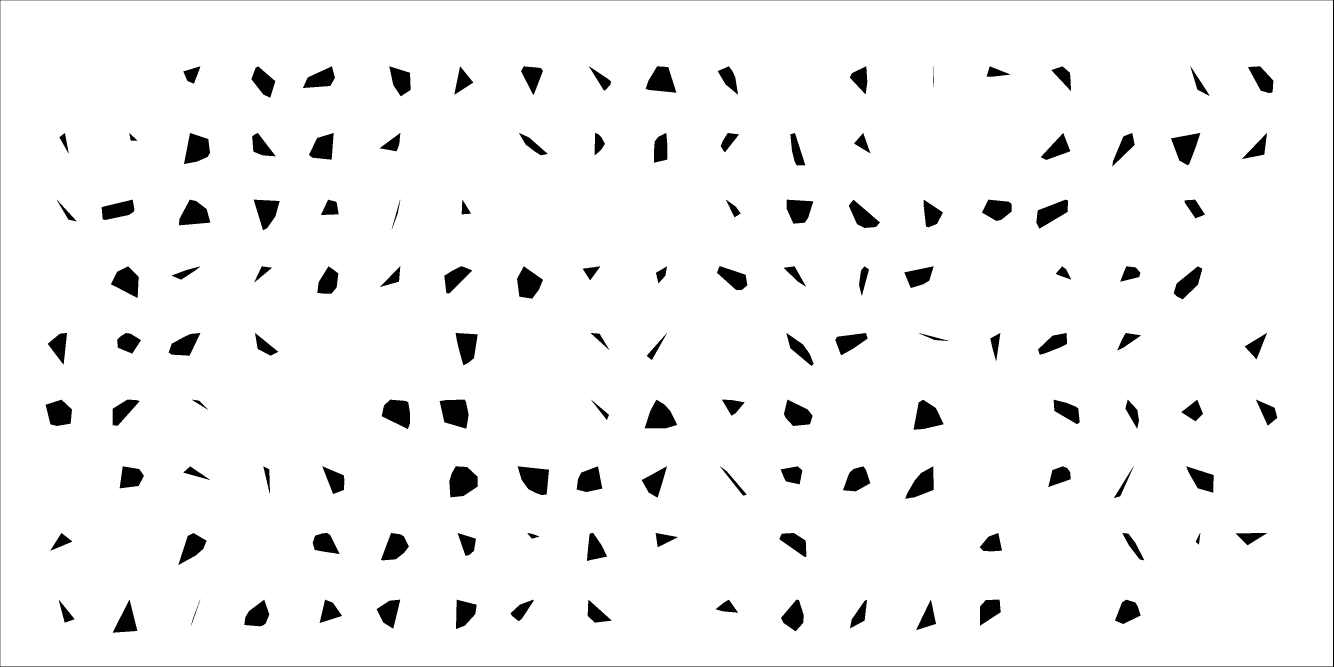
#> input picture 4training.png, 4000 x 2000 px (shown at 1/3 size)
$ python DWA_state_generation.py
#> lines starting #> are read from the running program, lines starting #| are printed output that depends on the picture; after the words box and inside, x2 and y2 are one past the last pixel; in counts of white or black regions, pixels touching at a corner belong together
import math
import numpy as np
# import time
from copy import deepcopy
# from DWA import Path,Obstacle,RobotState,Robot,Costmap
import random
import zarr
import cv2
from numba import njit
# from numba.experimental import jitclass

#robot parameters
min_v = 0  # minimum translational velocity
max_v = 0.1  # maximum translational velocity
min_w = -math.pi/4    # minimum angular velocity
max_w = math.pi/4   # maximum angular velocity


def readImageMap(path,resize_constant):
#> called with path = '4training.png', resize_constant = 0.1
    img = cv2.imread(path)
#> img is the input picture: shape (2000, 4000, 3); 95.6% white; 133 black regions, largest, box (x1, y1, x2, y2) and area: (0, 0, 4000, 2000) 11996, (1348, 1399, 1433, 1492) 6059, (1319, 1199, 1406, 1286) 5779
    dimensions = (int(resize_constant*img.shape[0]),int(resize_constant*img.shape[1]))
#> dimensions = (200, 400)
    img = cv2.resize(img,dimensions)
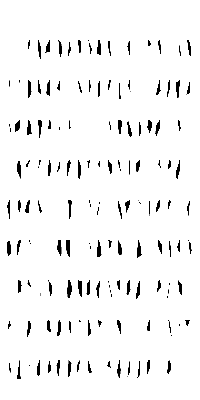
#> img: shape (400, 200, 3); min 0, max 255, mean 243.9
    # img = cv2.transpose(img)
    img_gray = cv2.cvtColor(img,cv2.COLOR_BGR2GRAY)
    # img_gray_mod = deepcopy(img_gray)
    img_gray_mod_2 = deepcopy(img_gray)

    # fp = disk(5) #5 olacak!!
    # img_gray_mod_2 = erosion(img_gray_mod,fp) #obstacle size enlarged

    np.putmask(img_gray_mod_2, img_gray_mod_2<205, 0) #occupied
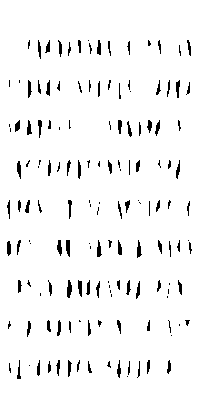
#> img_gray_mod_2: shape (400, 200); 95.6% white; black in thin lines or dots, all inside (x1, y1, x2, y2) = (7, 40, 192, 379)
    np.putmask(img_gray_mod_2, img_gray_mod_2>205, 1) #free
    np.putmask(img_gray_mod_2, img_gray_mod_2==205, 1) #unknown

    # np.putmask(img_gray, img_gray<205, 0) #occupied
    # np.putmask(img_gray, img_gray>205, 1) #free
    # np.putmask(img_gray, img_gray==205, 1) #unknown
    # self.image = deepcopy(img_gray_mod_2)

    return img_gray_mod_2

@njit

def states_generation(img,min_v,max_v,min_w,max_w):

    resolution = 0.05
    # resolution = 0.02

    orig_px=20
    # orig_px = 200 # deneme??
    heading_cost_weight_base = 0.8
    obstacle_cost_weight_base = 0.1
    velocity_cost_weight_base = 0.1
    # goal_region = 0.3
    goal_region = 0.15
    # costmap = Costmap()
    initial_states_list = []
    costmap_list = []
    # reward_list = []
    weights_list = []
    delta_heading = 0.5
    delta_obstacle = 0.3
    delta_velocity = 0.3
    init_goal_range = 4
    # n_sets = 3000000
    n_sets = 200000
    # [8 lines of commented-out code are left out]


    for i in range(n_sets):

        # Generation of initial states
        while 1:

            low_x = (0 + orig_px) * resolution
            low_y = (0 + orig_px) * resolution
            high_x = (img.shape[0] - orig_px) * resolution
            high_y = (img.shape[1] - orig_px) * resolution
            init_x = round(random.uniform(low_x, high_x),3)
            init_y = round(random.uniform(low_y, high_y),3)

            x_range = (img.shape[0]) * resolution
            y_range = (img.shape[1]) * resolution


            if init_x + init_goal_range < x_range:
                high_lim_x = init_x + init_goal_range
            else:
                high_lim_x = x_range

            if init_x - init_goal_range > 0:
                low_lim_x = init_x - init_goal_range
            else:
                low_lim_x = 0


            if init_y + init_goal_range < y_range:
                high_lim_y = init_y + init_goal_range
            else:
                high_lim_y = y_range

            if init_y - init_goal_range > 0:
                low_lim_y = init_y - init_goal_range
            else:
                low_lim_y = 0


            goal_x = round(random.uniform(low_lim_x, high_lim_x),3)
            goal_y = round(random.uniform(low_lim_y, high_lim_y),3)


            if (init_x % resolution) < (resolution/2):
                init_x_pixel = math.floor(init_x / resolution)
            else:
                init_x_pixel = math.ceil(init_x / resolution)

            if (init_y % resolution) < (resolution/2):
                init_y_pixel = math.floor(init_y / resolution)
            else:
                init_y_pixel = math.ceil(init_y / resolution)

            if (goal_x % resolution) < (resolution/2):
                goal_x_pixel = math.floor(goal_x / resolution)
            else:
                goal_x_pixel = math.ceil(goal_x / resolution)

            if (goal_y % resolution) < (resolution/2):
                goal_y_pixel = math.floor(goal_y / resolution)
            else:
                goal_y_pixel = math.ceil(goal_y / resolution)


            if (not((np.sqrt((goal_x-init_x)**2 + (goal_y-init_y)**2)) < goal_region))\
#> (the run stopped early here; a loop or call above may not have finished)
